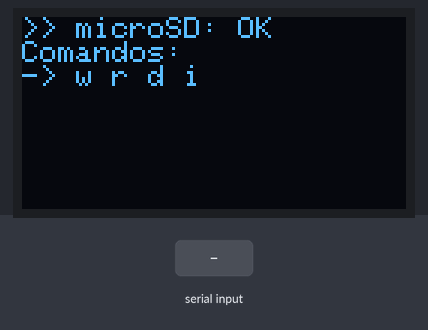
This sketch was run on a simulated Arduino Mega 2560, built with avr-gcc and run on an emulated ATmega2560. Shown: 128×64 one-colour display. Inputs (shaded band) come from the test bench. Storage starts empty; what the sketch prints to the serial monitor is not drawn.

Above: at 3.3 s.
3.4 s: "w" received over Serial
At 3.45 s:
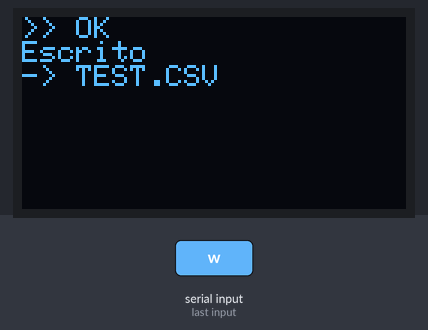
4.9 s: "r" received over Serial
At 4.95 s:
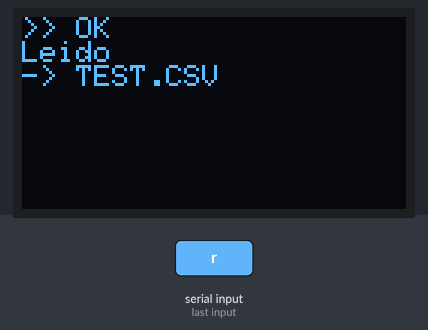
6.4 s: "d" received over Serial
At 6.44 s:
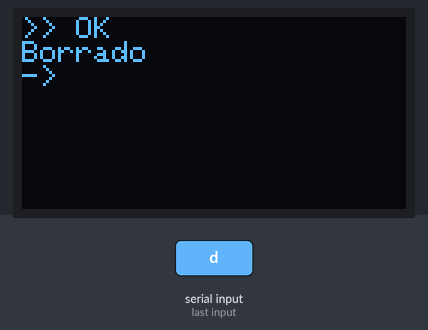
7.9 s: "i" received over Serial
At 7.94 s:
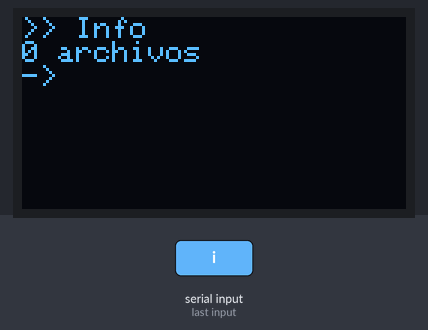
9.4 s: "r" received over Serial
At 9.44 s:
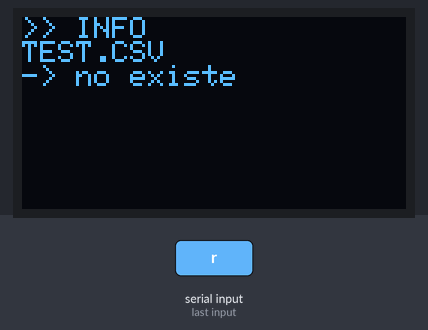
10.9 s: "d" received over Serial
At 10.94 s:
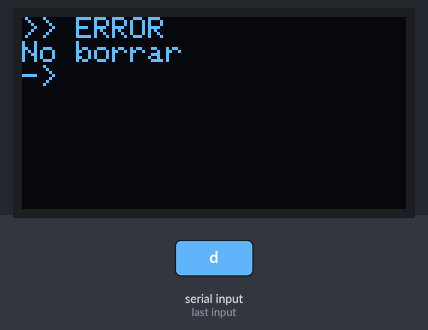
Timing chart, 0 to 13.4 s (numbered marks = the images above; inputs shaded):
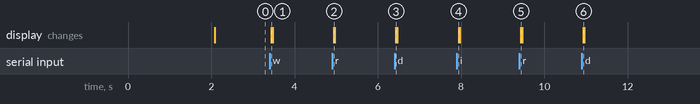

Measured:
- after the input at 3.4 s, the display: changes at once (image 1)
- after the input at 4.9 s, the display: changes at once (image 2)
- after the input at 6.4 s, the display: changes at once (image 3)
- after the input at 7.9 s, the display: changes at once (image 4)
- after the input at 9.4 s, the display: changes at once (image 5)
- after the input at 10.9 s, the display: changes at once (image 6)

The sketch:

test_sd.ino
```cpp
/**
 * test_sd.ino
 * Test microSD interactivo con OLED
 */

#include <SPI.h>
#include <SD.h>
#include <Wire.h>
#include <Adafruit_GFX.h>
#include <Adafruit_SSD1306.h>

#define SD_CS_PIN     53
#define OLED_ADDRESS  0x3C
#define OLED_WIDTH    128
#define OLED_HEIGHT   64
#define TEST_FILE     "TEST.CSV"

Adafruit_SSD1306 display(OLED_WIDTH, OLED_HEIGHT, &Wire, -1);
unsigned long ultimoCmd = 0;
unsigned long ultimoCheck = 0;
bool sdOk = false;
bool sdAntes = false;

void oledMsg(const char* l1, const char* l2, const char* l3) {
  display.clearDisplay();
  display.setTextColor(SSD1306_WHITE);
  display.setTextSize(1);
  display.setCursor(0, 0);
  if (l1) { display.print(F(">> ")); display.println(l1); }
  if (l2) display.println(l2);
  if (l3) { display.print(F("-> ")); display.println(l3); }
  display.display();
}

bool checkSD() {
  pinMode(SD_CS_PIN, OUTPUT);
  digitalWrite(SD_CS_PIN, HIGH);
  return SD.begin(SD_CS_PIN);
}

void setup() {
  Serial.begin(115200);
  delay(2000);

  if (!display.begin(SSD1306_SWITCHCAPVCC, OLED_ADDRESS)) {
    while (1) delay(1);
  }

  sdOk = checkSD();

  if (sdOk) {
    oledMsg("microSD: OK", "Comandos:", "w r d i");
    Serial.println(F("microSD OK. w r d i"));
  } else {
    oledMsg("microSD: NO", "Insertar tarjeta", "");
    Serial.println(F("microSD no detectada"));
  }

  sdAntes = sdOk;
  ultimoCheck = millis();

  delay(100);
  while (Serial.available()) Serial.read();
  ultimoCmd = millis();
}

void loop() {
  if (millis() - ultimoCheck > 1000) {
    ultimoCheck = millis();
    sdOk = checkSD();

    if (sdOk && !sdAntes) {
      oledMsg("microSD", "Insertada!", "w r d i");
      Serial.println(F("SD INSERTADA"));
    } else if (!sdOk && sdAntes) {
      oledMsg("ALERTA", "microSD", "RETIRADA!");
      Serial.println(F("SD RETIRADA!"));
    }
    sdAntes = sdOk;
  }

  if (Serial.available() && millis() - ultimoCmd > 300) {
    char c = Serial.read();
    while (Serial.available()) Serial.read();
    ultimoCmd = millis();

    if (!sdOk && c != 'i') {
      Serial.println(F("SD no presente"));
      return;
    }

    switch (c) {
      case 'w': {
        File f = SD.open(TEST_FILE, FILE_WRITE);
        if (f) {
          if (f.size() == 0) f.println("ID,Fecha,Hora");
          f.println("1,2026-06-09,22:30:00");
          f.close();
          oledMsg("OK", "Escrito", "TEST.CSV");
          Serial.println(F("[OK] Escrito"));
        } else {
          Serial.println(F("[ERR] No abrir"));
        }
        break;
      }
      case 'r': {
        File f = SD.open(TEST_FILE);
        if (f) {
          Serial.println(F("--- TEST.CSV ---"));
          while (f.available()) Serial.write(f.read());
          Serial.println(F("--- FIN ---"));
          f.close();
          oledMsg("OK", "Leido", "TEST.CSV");
        } else {
          oledMsg("INFO", "TEST.CSV", "no existe");
        }
        break;
      }
      case 'd': {
        if (SD.remove(TEST_FILE)) {
          oledMsg("OK", "Borrado", "");
          Serial.println(F("[OK] Borrado"));
        } else {
          oledMsg("ERROR", "No borrar", "");
        }
        break;
      }
      case 'i': {
        char buf[22];
        if (!sdOk) {
          oledMsg("microSD", "NO PRESENTE", "");
          break;
        }
        File r = SD.open("/");
        int n = 0;
        while (r.openNextFile()) { n++; r.close(); }
        r.close();
        snprintf(buf, sizeof(buf), "%d archivos", n);
        oledMsg("Info", buf, "");
        Serial.print(F("[INFO] ")); Serial.print(n); Serial.println(F(" archivos"));
        break;
      }
    }
    if (sdOk) oledMsg("microSD: OK", "Comandos:", "w r d i");
  }
}
```
